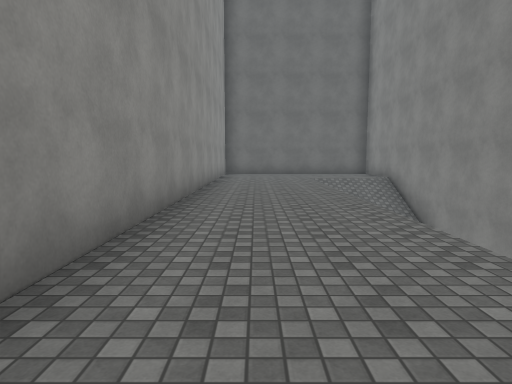
view 1 (above)

16 first-person views from a walk through a scene from a Unity 3-D project. The camera is 1.4 m above the floor, tilts 6° down and sees 75° across. The floor is counted in squares, 2 m on a side. Each view is taken from the middle of a square. On the plan, view 1 faces up. The plan holds only what a view shows up to about 10 squares ahead; the rest is blank. The place goes on beyond the plan. The player character is not drawn. Surface patterns are stand-ins for the level's own textures.

view 2
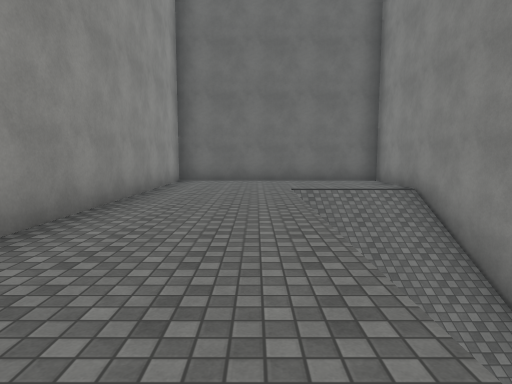

view 3
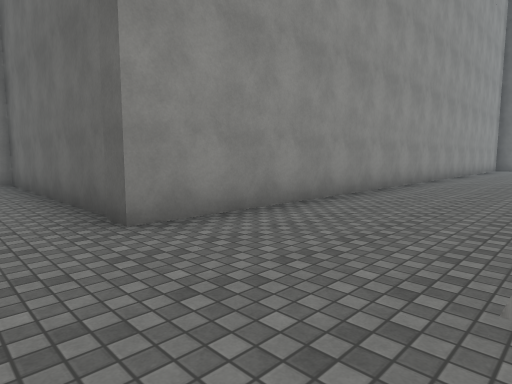

view 4
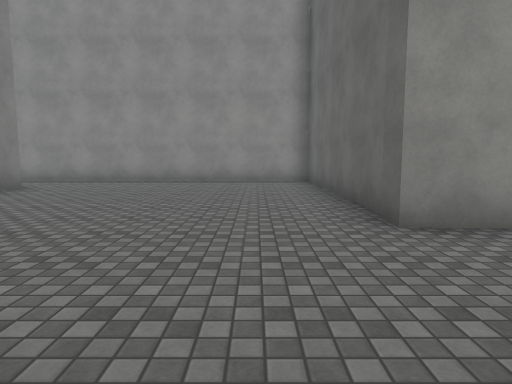

view 5
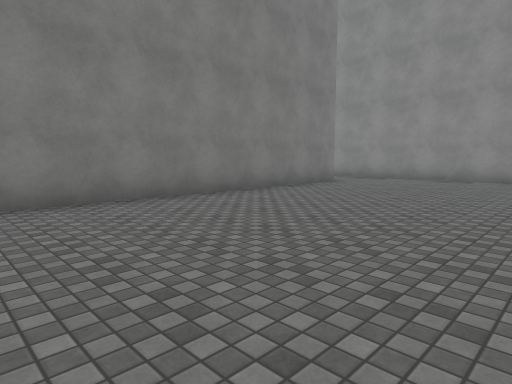

view 6
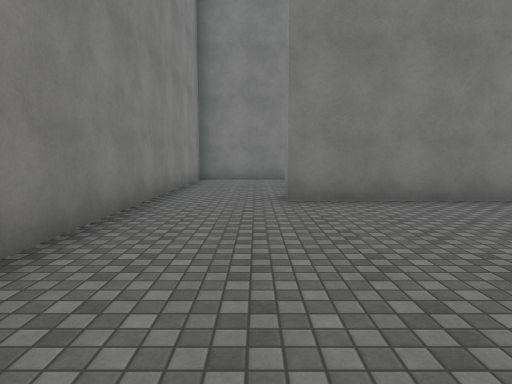

view 7
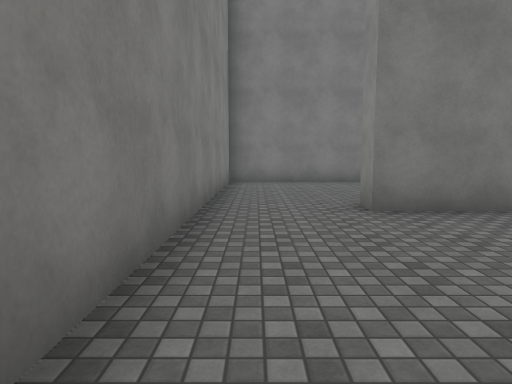

view 8
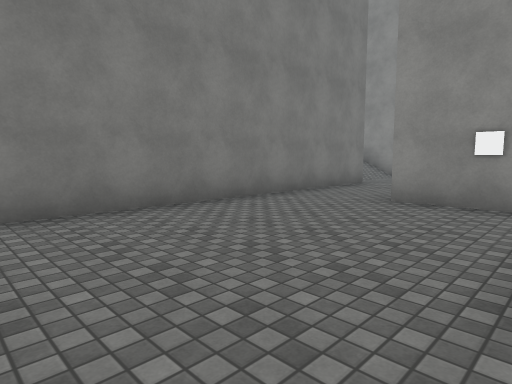

view 9
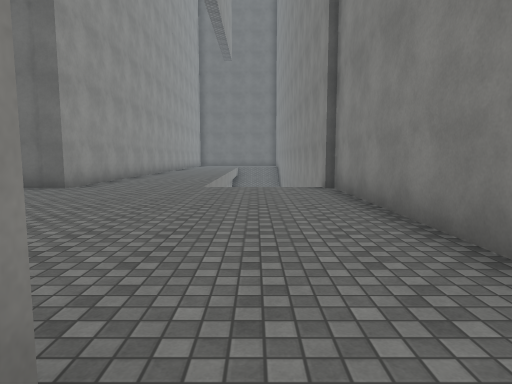

view 10
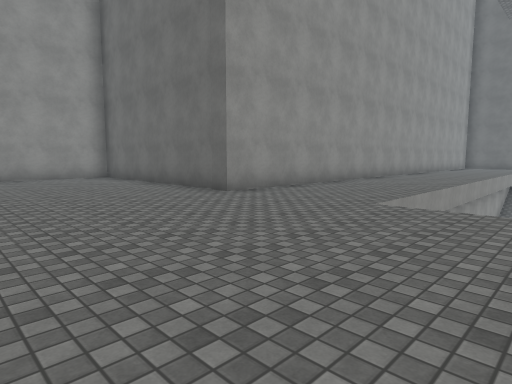

view 11
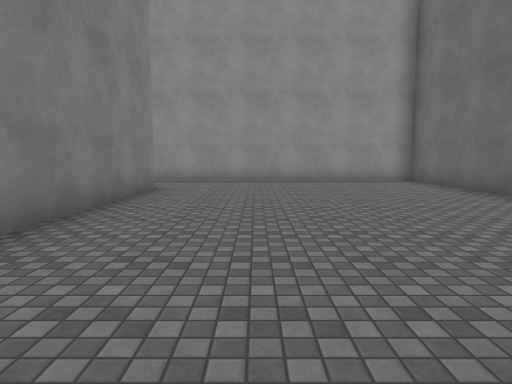

view 12
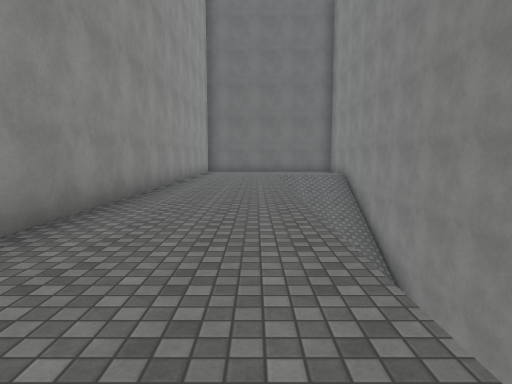

view 13
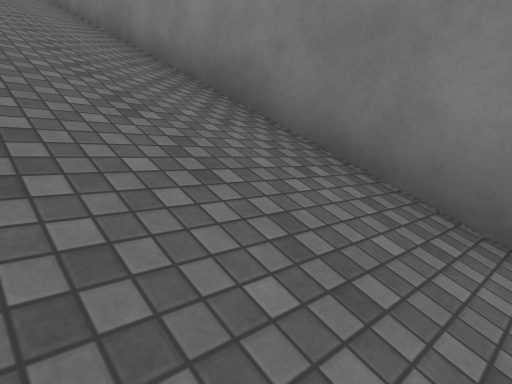

view 14
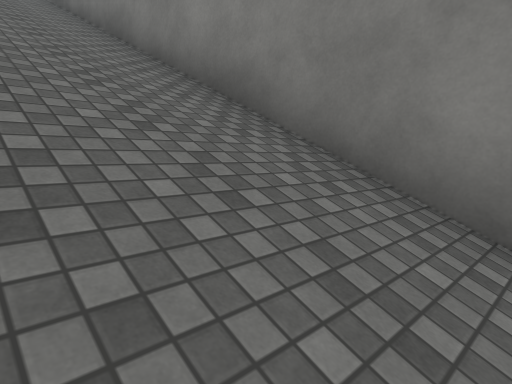

view 15
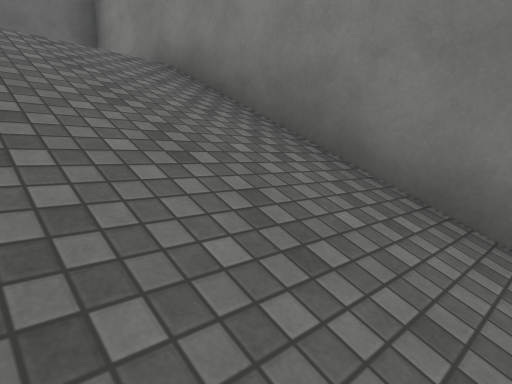

view 16
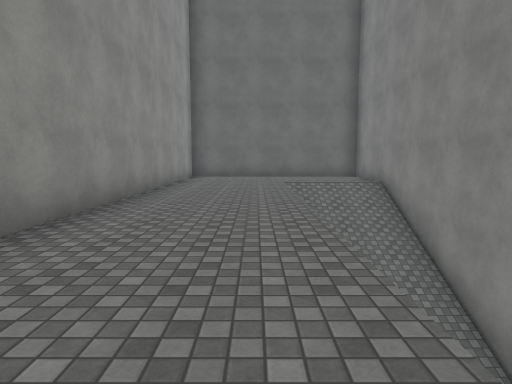

### Floor plan
Key: @ floor where view 1 was taken; # wall or solid block; . floor; / step, stairs or slope.
Columns run from 8 left of view 1 to 5 right of it. Each row starts with its distance up from view 1.
 14       ########
 13       #......#
 12       #......#
 11       #...///#
 10       #...///#
  9       #...///#
  8       #...///#
  7       #...///#
  6       #...///#
  5       #...///#
  4       #...///#
  3       #...///#
  2       #...///#
  1       #...///#
  0       #.@.///#
 -1       #...///#
 -2       #...///#
 -3       #...///#
 -4 #######...// #
 -5 #............#
 -6 #............#
 -7 #............#
 -8 #............#
 -9 #............#
-10 #............#
-11 #............#
-12 #..########..#
-13 #     #......#
-14       #......#
-15     .........#
-16     .........#
-17        #######

Where each view was taken, in squares from view 1:
view 1: 0 up, 0 right, facing up
view 2: 4 up, 1 right, facing up
view 3: 6 down, 2 right, facing up-left
view 4: 6 down, 2 right, facing left
view 5: 6 down, 3 right, facing down-left
view 6: 6 down, 3 right, facing down
view 7: 7 down, 4 right, facing down
view 8: 12 down, 4 right, facing down-left
view 9: 12 down, 3 right, facing up
view 10: 9 down, 4 right, facing up-left
view 11: 9 down, 2 right, facing left
view 12: 2 down, 1 right, facing up
view 13: 0 up, 2 right, facing up-right
view 14: 3 down, 2 right, facing up-right
view 15: 7 up, 2 right, facing up-right
view 16: 2 up, 1 right, facing up
